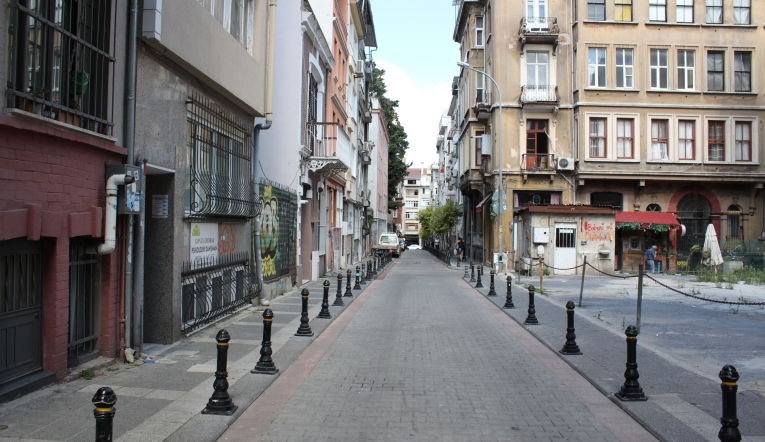
#> input picture SIFT/images/sokak.jpeg, 765 x 442 px, found by its file name; the run also reads 1 picture not shown here
$ python SIFT_RANSAC.py
#> lines starting #> are read from the running program, lines starting #| are printed output that depends on the picture
import cv2
import numpy as np
import matplotlib.pyplot as plt

img1 = cv2.imread('SIFT/images/sokak.jpeg', cv2.IMREAD_GRAYSCALE)
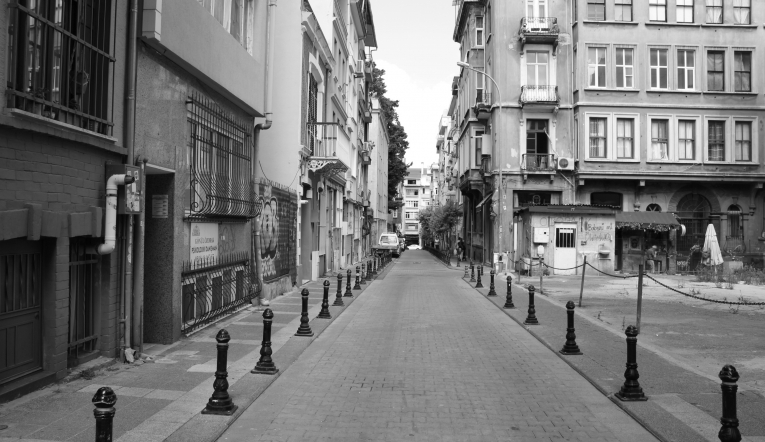
#> img1: shape (442, 765); min 1, max 255, mean 118.4
img2 = cv2.imread("SIFT/images/sokak2.jpeg", cv2.IMREAD_GRAYSCALE)
#> img2: shape (442, 765); min 0, max 255, mean 108.3

#SIFT
sift = cv2.SIFT_create()
kp1, des1 = sift.detectAndCompute(img1, None)
#> kp1 = 2704 keypoints; strongest (x, y, size): (683, 227, 2.9), (416, 193, 2.7), (557, 230, 2.3), (565, 240, 11.3)
kp2, des2 = sift.detectAndCompute(img2, None)
#> kp2 = 2753 keypoints; strongest (x, y, size): (683, 227, 2.9), (416, 193, 2.7), (557, 230, 2.3), (565, 240, 11.3)

#Eslestirme - bf tanımlayıcılar arasındaki eşleşmeleri bulmak için kullanılan bir algoritmadır.
bf = cv2.BFMatcher()
matches = bf.knnMatch(des1, des2, k=2)
#> matches = 2704 matches

#Lowe's ratio testi
"""
Lowe's ratio testi, eşleşmelerin doğruluğunu arttırmak için kullanılan bir tekniktir.
Burada, her eşleşme için en yakın iki eşleşme (m ve n) arasındaki mesafeye bakılır.
Eğer ilk eşleşmenin mesafesi, ikinci eşleşmenin mesafesinin %75'inden küçükse, o eşleşme "iyi" olarak kabul edilir.
Bu, yanlış eşleşmeleri filtrelemeye yardımcı olur.
"""
good_matches = []
for m,n in matches:
    if m.distance < 0.75 * n.distance:
        good_matches.append(m)
#> after the loop, good_matches = 2218 matches

#eslesen nokta kordinatları
src_pts = np.float32([kp1[m.queryIdx].pt for m in good_matches]).reshape(-1, 1, 2)
#> src_pts = 2218 rows, first 8: [7.39, 237.3], [7.42, 34.52], [7.49, 236.9], [7.97, 82.12], [9, 105.3], [9, 105.3], [9.35, 85.22], [9.71, 27.27]
dst_pts = np.float32([kp2[m.trainIdx].pt for m in good_matches]).reshape(-1, 1, 2)
#> dst_pts = 2218 rows, first 8: [7.08, 237.3], [7.47, 35.01], [7.25, 236.9], [8.12, 82.42], [8.95, 105.1], [8.95, 105.1], [9.28, 84.85], [9.71, 27.28]
"""
Burada, iyi eşleşen noktalarin koordinatlari alinir:

    src_pts: img1 (ilk görüntü) üzerindeki eşleşen noktalarin koordinatlari.

    dst_pts: img2 (ikinci görüntü) üzerindeki eşleşen noktalarin koordinatlari.

kp1[m.queryIdx].pt ve kp2[m.trainIdx].pt ile anahtar noktalarin koordinatlari elde edilir.
"""

#RANSAC ile homography ve mask bul
M, mask = cv2.findHomography(src_pts, dst_pts, cv2.RANSAC, 5.0)
#> M = [[1, 5.17e-05, 0.0272], [-2.76e-05, 1, 0.00372], [-2.22e-07, 2.27e-07, 1]]; mask = 2218 values, max 1 at index 0, min 0 at index 11, mean 0.987
"""
Homografi, bir görüntüyü başka bir görüntüye dönüştürmek için kullanılan bir matristir. Bu matrisi bulmak için RANSAC (Random Sample Consensus) algoritması kullanılır.

    RANSAC: Eşleşmelerdeki hata paylarını göz ardı ederek, doğru eşleşmeleri bulmaya çalışır. Özellikle görüntülerdeki gürültüyü (outliers) azaltmaya yardımcı olur.
    cv2.findHomography() fonksiyonu, eşleşen noktaların koordinatlarını alır ve bunlara karşılık gelen homografi matrisini hesaplar.
    M: Homografi matrisini içerir.
    mask: Doğru eşleşmeleri (1 ile işaretlenmiş) ve yanlış eşleşmeleri (0 ile işaretlenmiş) gösteren bir maskedir.
    5 değeri : 5.0 burada bir piksel cinsinden tolerans değeridir.
        Yani :
            Eğer bir eşleşme sonucunda bulundan nokta, gerçek beklenen yerden 5 pikselden daha fazla sapıyorsa, o eşleşme yanlış kabul edilir ve dışlanır(outlier)
            Eğer sapma 5 pikselin altındaysa, doğru eşleşme(inlier) kabul edilir.
        Küçük değerler daha katı davranırken(az eşleşme), büyük değerler daha yumuşak(çok eşleşme) davranır. 3-5 arası idealdir.
"""

matchesMask = mask.ravel().tolist()
#> matchesMask has the same summary as mask
"""
    mask : Hangi eşleşmelerin doğru(inlier) olduğunu söyleyen bir liste/matrix. 2D(2 boyutlu) bir matris gibi görünür(shape: (n,1))
        içinde sadece 1 veya0'lar vardır. (1-> eşleşme doğru 2->eşleşme yanliş)
    ravel() : çok boyutlu bir diziyi tek boyutlu(flattened) hale getirir. Yani (n,1) şeklinde duran mask'i tek satırda (n,) haline getiriyor
        Bunu yaıyoruz  çünkü drawMatchesKnn() gibi fonksiyonlar tek boyutlu liste bekliyor.

    mask(önce)   : [[1], [0], [1], [1] , [0]]
    mask.ravel() : [1 0 1 1 0]
    mask.ravel().tolist() : [ 1, 0 , 1, 1, 0]
"""


draw_params = dict(matchColor = (0,255,0), #doğru eşleşmeler yeşil
                   singlePointColor = None, # Tekli noktalar çizilmesin
                   matchesMask = matchesMask, #sadece doğru eşleşmeleri goster
                   flags=2 # Çizim için bayrak parametresi
                   # Çizim bayrağıdır. Bu bayrak, eşleşen noktaların birbirine bağlanacağı şekilde çizilmesini sağlar. Bayrak değeri 2, yan yana görüntülerde eşleşen noktaların çizilmesini sağlar.
                    )
#> draw_params = 4 items

#Bu fonksiyon, her iki görüntüyü yan yana getirir ve eşleşen noktaları çizerek gösterir.
img_ransac = cv2.drawMatches(img1, kp1, img2, kp2 , good_matches, None, **draw_params)
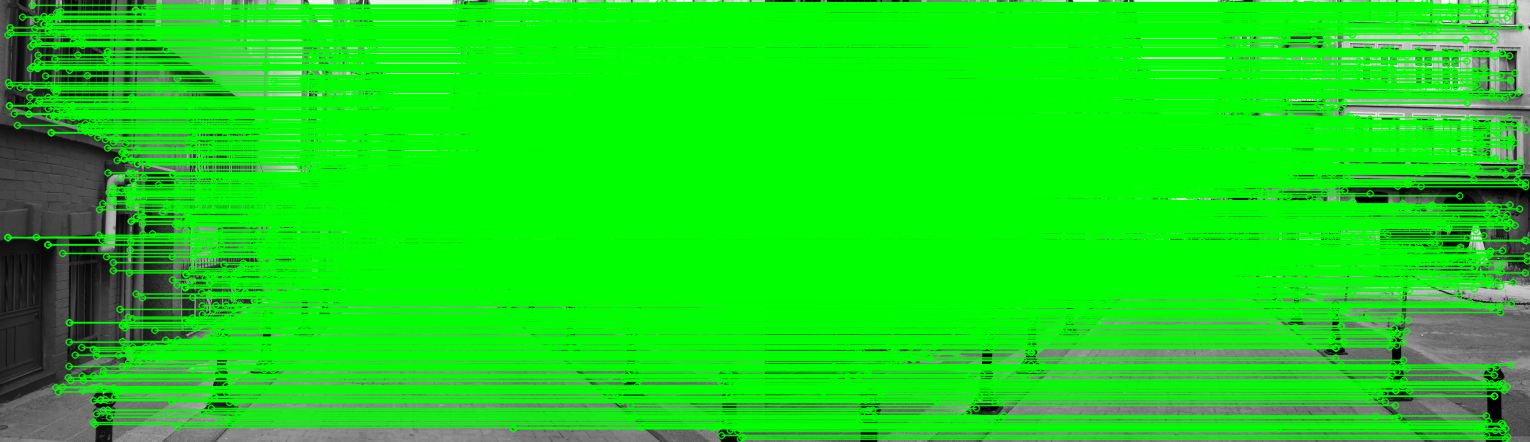
#> img_ransac: shape (442, 1530, 3); mean of channels 0, 1, 2 24.1, 218.1, 24.1; drawn as B, G, R
# **draw_params: Çizim için parametreler (renk, eşleşme maskesi vb.).


#goster
plt.figure(figsize=(20,10))
plt.imshow(img_ransac)
plt.title("SIFT, RANSAC İle- temiz eşleşmeler")
plt.axis("off")
plt.show()

print(f"Toplam eşleşme : {len(good_matches)}")
#| Toplam eşleşme : 2218
print(f"RANSAC sonrası doğru eşleşme : {matchesMask.count(1)}")
#| RANSAC sonrası doğru eşleşme : 2189
